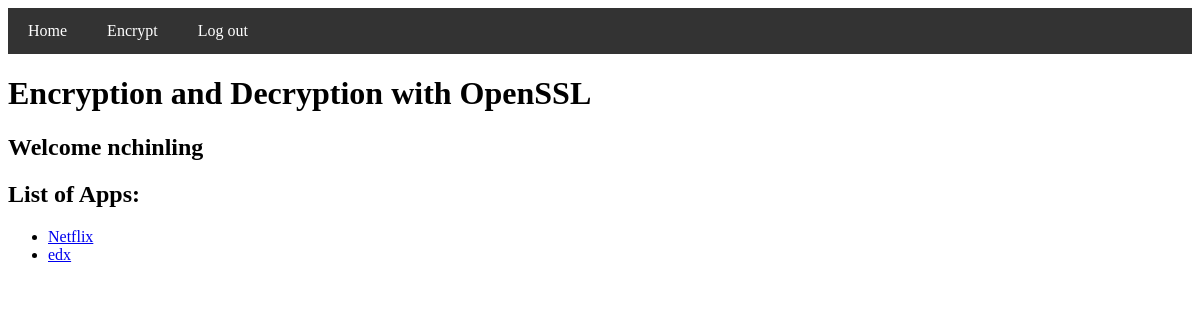
The page /home (signed in) on the database as committed earlier.
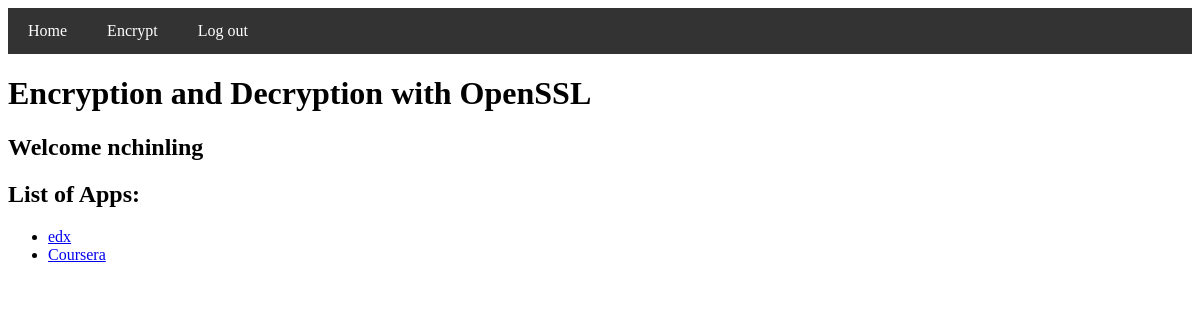
The same page on the database as committed later.
### app.py (models this page shows, shortened)
class User(db.Model):
    id = db.Column(db.Integer, primary_key=True)
    name = db.Column(db.String(100), nullable=False)
    username = db.Column(db.String(100), nullable=False)
    email = db.Column(db.String(100), nullable=False)
    account_password = db.Column(db.String(100), nullable=False)
    apps = db.relationship('Password', backref='user', lazy=True)

class Password(db.Model):
    id = db.Column(db.Integer, primary_key=True)
    app_name = db.Column(db.String(100), nullable=False)
    username = db.Column(db.String(100), nullable=False)
    encrypted_password = db.Column(db.String(100), nullable=False)
    user_id = db.Column(db.Integer, db.ForeignKey('user.id'), nullable=False)

### app.py (the view)
@app.route('/home', methods=['GET'])
def home():
    user_id = session.get('user_id')
    if user_id:
        user = User.query.filter_by(id=user_id).first()
        username = user.username
        app_names = [password.app_name for password in Password.query.filter_by(user_id=user_id).distinct(Password.app_name)]
    else:
        app_names = []
    return render_template('home.html', app_names=app_names, username=username)

### templates/home.html (shortened to what this page needs)
<!DOCTYPE html>
<html lang="en">
<head>
    <link rel="stylesheet" href="/static/styles.css">
</head>
<body>
    <div class="navbar">
        <a href="/home">Home</a>
        <a href="/create_password">Encrypt</a>
        <a href="/logout">Log out</a>
    </div>
    <h1>Encryption and Decryption with OpenSSL</h1>
    <h2>Welcome {{username}}</h2>
    {% if app_names %}
    <h2>List of Apps:</h2>
    <ul>
        {% for app_name in app_names %}
            <li>
                <a href="{{ url_for('app_page', app_name=app_name) }}">{{ app_name }}</a>
            </li>
        {% endfor %}
    </ul>
    {% else %}
    <h2>Store your first app account details</h2>
    {% endif %}
</body>
</html>

### static/styles.css (style rules this page uses)
.navbar { overflow: hidden; background-color: #333; }
.navbar a { float: left; display: block; color: white; text-align: center; padding: 14px 20px; text-decoration: none; }

Rows that differ between the two databases and show on the page:
removed Password: app_name "Netflix"
added Password: app_name "Coursera"
